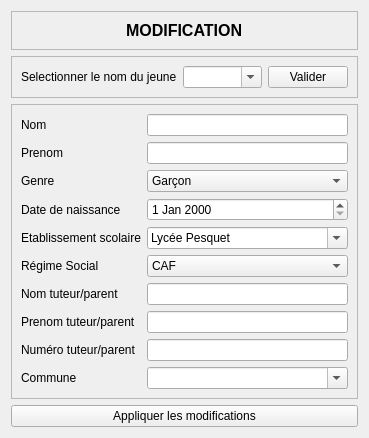
         <widget class="QWidget" name="PageModification">
          <layout class="QVBoxLayout" name="verticalLayout_17">
           <item>
            <widget class="QFrame" name="frameTitreModif">
             <property name="maximumSize">
              <size>
               <width>16777215</width>
               <height>50</height>
              </size>
             </property>
             <property name="frameShape">
              <enum>QFrame::StyledPanel</enum>
             </property>
             <property name="frameShadow">
              <enum>QFrame::Raised</enum>
             </property>
             <property name="lineWidth">
              <number>1</number>
             </property>
             <layout class="QVBoxLayout" name="verticalLayout_18">
              <item alignment="Qt::AlignHCenter">
               <widget class="QLabel" name="labelTitreModif">
                <property name="text">
                 <string>&lt;html&gt;&lt;head/&gt;&lt;body&gt;&lt;p&gt;&lt;span style=&quot; font-size:12pt; font-weight:600;&quot;&gt;MODIFICATION&lt;/span&gt;&lt;/p&gt;&lt;/body&gt;&lt;/html&gt;</string>
                </property>
               </widget>
              </item>
             </layout>
            </widget>
           </item>
           <item>
            <widget class="QFrame" name="frameSelJeune">
             <property name="frameShape">
              <enum>QFrame::StyledPanel</enum>
             </property>
             <property name="frameShadow">
              <enum>QFrame::Raised</enum>
             </property>
             <layout class="QHBoxLayout" name="horizontalLayout_7">
              <item>
               <widget class="QLabel" name="labelSelJeune">
                <property name="sizePolicy">
                 <sizepolicy hsizetype="Preferred" vsizetype="Minimum">
                  <horstretch>0</horstretch>
                  <verstretch>0</verstretch>
                 </sizepolicy>
                </property>
                <property name="text">
                 <string>Selectionner le nom du jeune</string>
                </property>
               </widget>
              </item>
              <item>
               <widget class="QComboBox" name="comboBoxModifSelJeune">
                <property name="sizePolicy">
                 <sizepolicy hsizetype="Expanding" vsizetype="Minimum">
                  <horstretch>0</horstretch>
                  <verstretch>0</verstretch>
                 </sizepolicy>
                </property>
                <property name="editable">
                 <bool>true</bool>
                </property>
                <property name="insertPolicy">
                 <enum>QComboBox::NoInsert</enum>
                </property>
               </widget>
              </item>
              <item>
               <widget class="QPushButton" name="pushButtonModifSelJeune">
                <property name="sizePolicy">
                 <sizepolicy hsizetype="Preferred" vsizetype="Maximum">
                  <horstretch>0</horstretch>
                  <verstretch>0</verstretch>
                 </sizepolicy>
                </property>
                <property name="text">
                 <string>Valider</string>
                </property>
               </widget>
              </item>
             </layout>
            </widget>
           </item>
           <item>
            <widget class="QFrame" name="frameModifiaction">
             <property name="sizePolicy">
              <sizepolicy hsizetype="Preferred" vsizetype="Expanding">
               <horstretch>0</horstretch>
               <verstretch>0</verstretch>
              </sizepolicy>
             </property>
             <property name="frameShape">
              <enum>QFrame::StyledPanel</enum>
             </property>
             <property name="frameShadow">
              <enum>QFrame::Raised</enum>
             </property>
             <layout class="QFormLayout" name="formLayout">
              <item row="0" column="0">
               <widget class="QLabel" name="labelModifNom">
                <property name="text">
                 <string>Nom</string>
                </property>
               </widget>
              </item>
              <item row="1" column="0">
               <widget class="QLabel" name="labelModifPrenom">
                <property name="text">
                 <string>Prenom</string>
                </property>
               </widget>
              </item>
              <item row="4" column="0">
               <widget class="QLabel" name="labelModifEtab">
                <property name="text">
                 <string>Etablissement scolaire</string>
                </property>
               </widget>
              </item>
              <item row="3" column="0">
               <widget class="QLabel" name="labelModifDateNaiss">
                <property name="text">
                 <string>Date de naissance</string>
                </property>
               </widget>
              </item>
              <item row="0" column="1">
               <widget class="QLineEdit" name="lineEditModifNom"/>
              </item>
              <item row="1" column="1">
               <widget class="QLineEdit" name="lineEditModifPrenom"/>
              </item>
              <item row="3" column="1">
               <widget class="QDateEdit" name="dateEditModifDateNaiss"/>
              </item>
              <item row="5" column="0">
               <widget class="QLabel" name="labelModifRegSoc">
                <property name="text">
                 <string>Régime Social</string>
                </property>
               </widget>
              </item>
              <item row="5" column="1">
               <widget class="QComboBox" name="comboBoxModifRegSoc">
                <property name="sizePolicy">
                 <sizepolicy hsizetype="Preferred" vsizetype="Fixed">
                  <horstretch>0</horstretch>
                  <verstretch>0</verstretch>
                 </sizepolicy>
                </property>
                <item>
                 <property name="text">
                  <string>CAF</string>
                 </property>
                </item>
                <item>
                 <property name="text">
                  <string>MSA</string>
                 </property>
                </item>
                <item>
                 <property name="text">
                  <string>AUTRE</string>
                 </property>
                </item>
               </widget>
              </item>
              <item row="2" column="0">
               <widget class="QLabel" name="labelModifGenre">
                <property name="text">
                 <string>Genre</string>
                </property>
               </widget>
              </item>
              <item row="2" column="1">
               <widget class="QComboBox" name="comboBoxModifGenre">
                <item>
                 <property name="text">
                  <string>Garçon</string>
                 </property>
                </item>
                <item>
                 <property name="text">
                  <string>Fille</string>
                 </property>
                </item>
                <item>
                 <property name="text">
                  <string>Non-binaire</string>
                 </property>
                </item>
               </widget>
              </item>
              <item row="8" column="0">
               <widget class="QLabel" name="labelModifNumTuteur">
                <property name="text">
                 <string>Numéro tuteur/parent</string>
                </property>
               </widget>
              </item>
              <item row="8" column="1">
               <widget class="QLineEdit" name="lineEditModifNumTuteur"/>
              </item>
              <item row="9" column="0">
               <widget class="QLabel" name="labelModifComm">
                <property name="text">
                 <string>Commune</string>
                </property>
               </widget>
              </item>
              <item row="9" column="1">
               <widget class="QComboBox" name="comboBoxModifCom">
                <property name="sizePolicy">
                 <sizepolicy hsizetype="Expanding" vsizetype="Fixed">
                  <horstretch>0</horstretch>
                  <verstretch>0</verstretch>
                 </sizepolicy>
                </property>
                <property name="editable">
                 <bool>true</bool>
                </property>
               </widget>
              </item>
              <item row="6" column="0">
               <widget class="QLabel" name="labelModifNomTuteur">
                <property name="text">
                 <string>Nom tuteur/parent</string>
                </property>
               </widget>
              </item>
              <item row="7" column="0">
               <widget class="QLabel" name="labelModifPrenomTuteur">
                <property name="text">
                 <string>Prenom tuteur/parent</string>
                </property>
               </widget>
              </item>
              <item row="6" column="1">
               <widget class="QLineEdit" name="lineEditModifNomTuteur"/>
              </item>
              <item row="7" column="1">
               <widget class="QLineEdit" name="lineEditModifPrenomTuteur"/>
              </item>
              <item row="4" column="1">
               <widget class="QComboBox" name="comboBoxModifEtabScol">
                <property name="sizePolicy">
                 <sizepolicy hsizetype="Expanding" vsizetype="Preferred">
                  <horstretch>0</horstretch>
                  <verstretch>0</verstretch>
                 </sizepolicy>
                </property>
                <property name="editable">
                 <bool>true</bool>
                </property>
                <property name="currentIndex">
                 <number>0</number>
                </property>
                <property name="insertPolicy">
                 <enum>QComboBox::NoInsert</enum>
                </property>
                <item>
                 <property name="text">
                  <string>Lycée Pesquet</string>
                 </property>
                </item>
                <item>
                 <property name="text">
                  <string>Autre</string>
                 </property>
                </item>
                <item>
                 <property name="text">
                  <string>Aucun</string>
                 </property>
                </item>
                <item>
                 <property name="text">
                  <string>Lycée Nature</string>
                 </property>
                </item>
                <item>
                 <property name="text">
                  <string>Lycée Lebrun</string>
                 </property>
                </item>
                <item>
                 <property name="text">
                  <string>Lycée JPII</string>
                 </property>
                </item>
                <item>
                 <property name="text">
                  <string>Collège Prévert</string>
                 </property>
                </item>
                <item>
                 <property name="text">
                  <string>Collège JPII</string>
                 </property>
                </item>
                <item>
                 <property name="text">
                  <string>Collège de Cerisy la salle</string>
                 </property>
                </item>
                <item>
                 <property name="text">
                  <string>Collège de Gavray</string>
                 </property>
                </item>
                <item>
                 <property name="text">
                  <string>Collège de Montmartin sur mer</string>
                 </property>
                </item>
                <item>
                 <property name="text">
                  <string>Collège de St-Sauveur Villages</string>
                 </property>
                </item>
                <item>
                 <property name="text">
                  <string>Collège d'Agon-Coutainville</string>
                 </property>
                </item>
                <item>
                 <property name="text">
                  <string>MFR de St-Sauveur Lendelain</string>
                 </property>
                </item>
               </widget>
              </item>
             </layout>
            </widget>
           </item>
           <item>
            <widget class="QPushButton" name="pushButtonModifAppliquer">
             <property name="text">
              <string>Appliquer les modifications</string>
             </property>
            </widget>
           </item>
          </layout>
         </widget>
